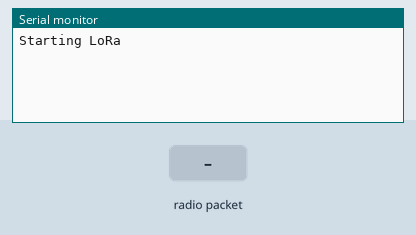
Recording of a sketch running on a simulated Arduino Uno, built with avr-gcc and run on an emulated ATmega328P. Shown: the last lines printed to the serial monitor. Inputs (shaded band) come from the test bench. No radio packets arrive unless stated.

Above: at 1.2 s.
1.3 s: radio packet "1" arrives
At 1.8 s:
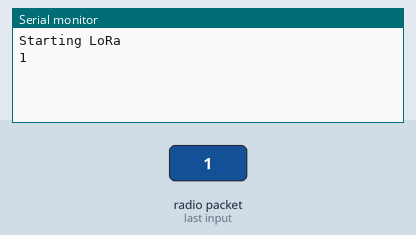
2.8 s: radio packet "0" arrives
At 4.0 s:
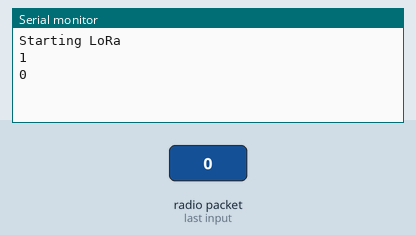
4.3 s: radio packet "2" arrives
At 5.3 s:
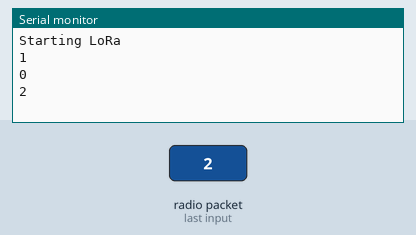

Measured:
- after the input at 1.3 s, the serial monitor: prints a new line at once (image 1)
- after the input at 2.8 s, the serial monitor: prints a new line at once (image 2)
- after the input at 4.3 s, the serial monitor: prints a new line at once (image 3)

The sketch:

Groundstation.ino
```cpp
#include <SPI.h>
#include <LoRa.h>
#include <Wire.h>

void setup() {
  Serial.begin(9600);

  if (!LoRa.begin(433E6)) {
    Serial.println("Starting LoRa failed!");
    while (1);
  }
  Serial.println("Starting LoRa");
}

void loop() {
  int packetSize = LoRa.parsePacket();

  if (packetSize) {
    while (LoRa.available()) {
      Serial.print((char)LoRa.read());
    }
    Serial.println();
  }
}
```
